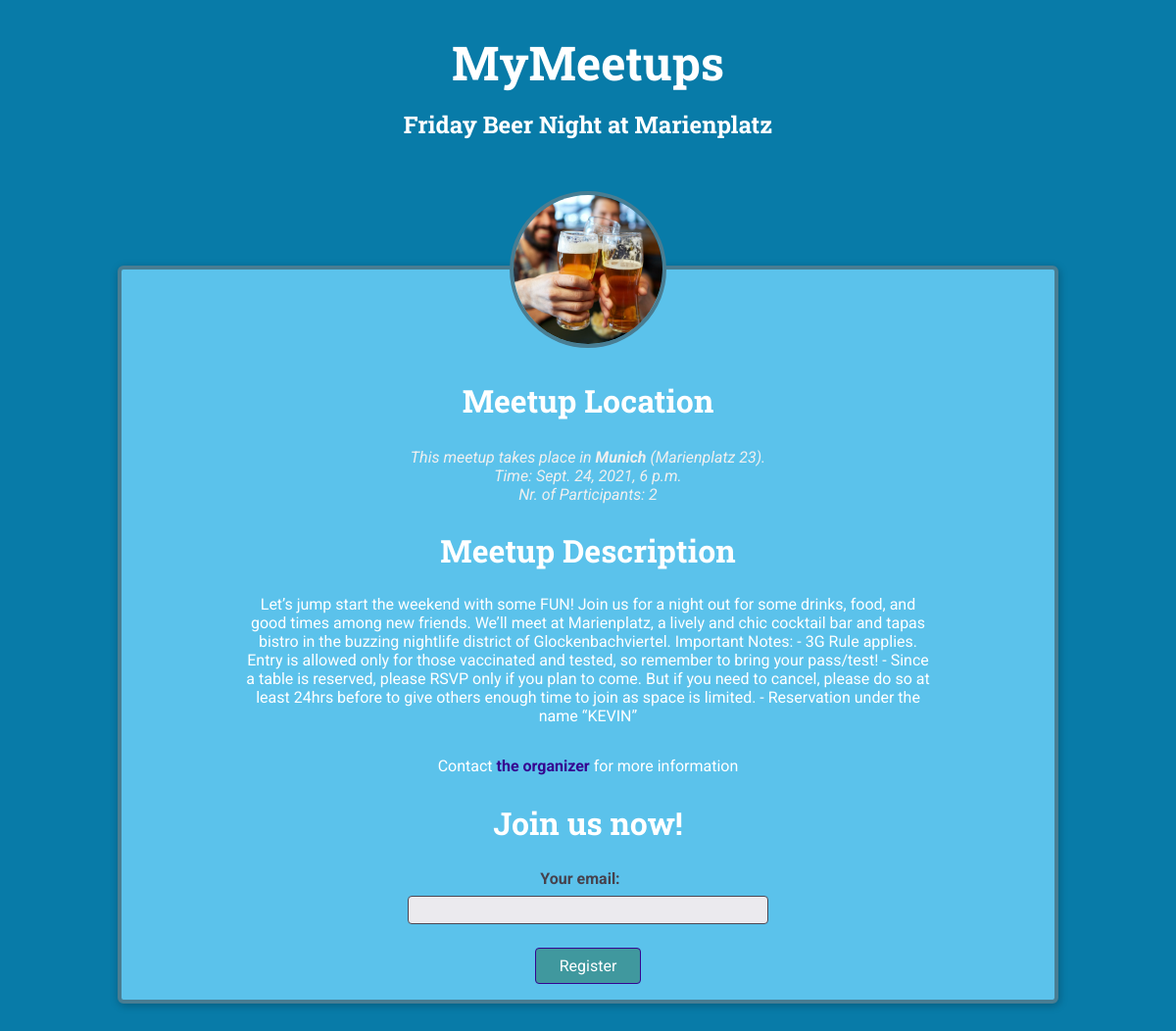
Page /meetups/friday-beer-night-marienplatz on the committed database.
### meetups/models.py (models this page shows, shortened)
class Meetup(models.Model):
    title = models.CharField(max_length=200)
    organizer_email = models.EmailField()
    date = models.DateTimeField()
    slug = models.SlugField(unique=True)
    description = models.TextField(blank=True)
    image = models.ImageField(upload_to='images')
    location = models.ForeignKey(Location, on_delete=models.CASCADE) # Set a one to many relations between location and meetup classes
    participant = models.ManyToManyField(Participant, blank=True)

class Location(models.Model):
    name = models.CharField(max_length=200)
    address = models.CharField(max_length=200)

### meetups/views.py (the view, shortened to what this page needs)
# urls.py: path('<slug:meetup_slug>', views.details, name='details'),
def details(request, meetup_slug):
    try:
        selected_meetup = Meetup.objects.get(slug=meetup_slug)
        if request.method == 'GET':
            reg_form = RegistrationForm()
        return render(request, 'meetups/details.html', {
                    'meetup_found': True,
                    'meetup': selected_meetup,
                    'form': reg_form
                })
    except Exception as exc:
        return render(request, 'meetups/details.html', {
            'meetup_found': False
        })

### meetups/forms.py
class RegistrationForm(forms.Form):
    email = forms.EmailField(label='Your email')

### meetups/templates/meetups/details.html (shortened to what this page needs)
{% extends 'meetups/base/base.html' %}
{% load static %}
{% block css %}
    <link rel="stylesheet" href="{% static 'meetups/styles/detail.css' %}">
{% endblock %}
{% block header %}
    {{ meetup.title}}
{% endblock %}
{% block body %}
{% if meetup_found %}
    <article>
        <img id="main-image" src="{{ meetup.image.url }}" alt="{{ meetup.title }}">
        <section id="location">
            <h2>Meetup Location</h2>
            <address>This meetup takes place in <span>{{ meetup.location.name }}</span> ({{ meetup.location.address }}).</address>
            <address>Time: {{ meetup.date }}</address>
            <address>Nr. of Participants: {{ meetup.participant.count }}</address>
        </section>
        <section id="details">
            <h2>
                Meetup Description
            </h2>
            <p>
                {{ meetup.description }}
            </p>
            <footer>
                <p>
                    Contact <a href="mailto:{{ meetup.organizer_email }}">the organizer</a>  for more information
                </p>
            </footer>
        </section>
        <section id="registration">
            <h2>Join us now!</h2>
            <form action="{% url 'details' meetup.slug  %}" method="POST">
                <ul>
                    {{ form.as_ul }}
                </ul>
                <div id="registration-actions">
                    <button>Register</button>
                </div>
            </form>
        </section>
    </article>
{% else %}
    <p>No meetup found. Sorry!</p>
{% endif %}
{% endblock %}

### meetups/templates/meetups/base/base.html (shortened to what this page needs)
{% load static %}
<!DOCTYPE html>
<html lang="en">
<head>
    <link rel="stylesheet" href="{% static 'meetups/styles/base.css' %}">
    {% block css %}{% endblock %}
</head>
<body>
    <header id="main-header">
        <nav>
            <a href="/meetups" id="main-logo">MyMeetups</a>
        </nav>
        <h1>{% block header %}{% endblock %}</h1>
    </header>
    <main>
        {% block body %}{% endblock %}
    </main>
</body>
</html>

### meetups/static/meetups/styles/base.css (style rules this page uses)
* { box-sizing: border-box; }
body { font-family: 'Roboto', sans-serif; margin: 0; background-color: #087ba8; color: #f0f0f0; }
h1, h2, h3 { font-family: 'Roboto Slab', sans-serif; color: #ffffff; }
button, .btn { cursor: pointer; font: inherit; padding: 0.5rem 1.5rem; background-color: #40989e; border: 1px solid #350490; color: white; border-radius: 4px; text-decoration: none; }
#main-header { width: 100%; text-align: center; padding: 2rem 0; }
#main-header h1 { font-size: 1.5rem; }
#main-logo { font-size: 3rem; font-family: 'Roboto Slab', sans-serif; text-decoration: none; color: #ffffff; font-weight: bold; }

### meetups/static/meetups/styles/detail.css (style rules this page uses)
article { max-width: 60rem; margin: 5rem auto; border-radius: 6px; background-color: #5bc2eb; border: 4px solid #497d92; box-shadow: 1px 2px 8px rgba(0, 0, 0, 0.25); position: relative; padding: 1rem; text-align: center; }
#main-image { width: 10rem; height: 10rem; object-fit: cover; position: absolute; top: -5rem; left: calc(50% - 5rem); border-radius: 50%; border: 4px solid #497d92; }
section:first-of-type { margin-top: 6rem; }
h2 { font-size: 2rem; }
address span { font-weight: bold; }
#details h2 { margin-bottom: 0.5rem; }
#details > p { color: #ffffff; padding: 1rem; border-radius: 4px; max-width: 80%; margin: auto; }
#details footer { color: #ffffff; }
#details footer a { color: #350490; text-decoration: none; font-weight: bold; }
#registration ul { list-style: none; margin: 0; padding: 0; }
#registration label { font-weight: bold; color: #46424d; margin-right: 1rem; display: block; margin-bottom: 0.5rem; }
#registration input { font: inherit; width: 40%; background-color: #ebeaee; border: 1px solid #4b4753; border-radius: 4px; padding: 0.25rem; }
#registration-actions { margin-top: 1.5rem; }

### rows in the picture
Meetup: title "Friday Beer Night at Marienplatz", image (picture), location.name "Munich", location.address "Marienplatz 23", date "Sept. 24, 2021, 6 p.m.", participant.count "2", description "Let’s jump start the weekend with some FUN! Join us for a night out for some drinks, food, and good times among new friends. We’ll meet at Marienplatz, a lively and chic cocktail bar and tapas bistro in the buzzing nightlife district of Glockenbachviertel. Important Notes: - 3G Rule applies. Entry is allowed only for those vaccinated and tested, so remember to bring your pass/test! - Since a table is reserved, please RSVP only if you plan to come. But if you need to cancel, please do so at least 24hrs before to give others enough time to join as space is limited. - Reservation under the name “KEVIN”"
